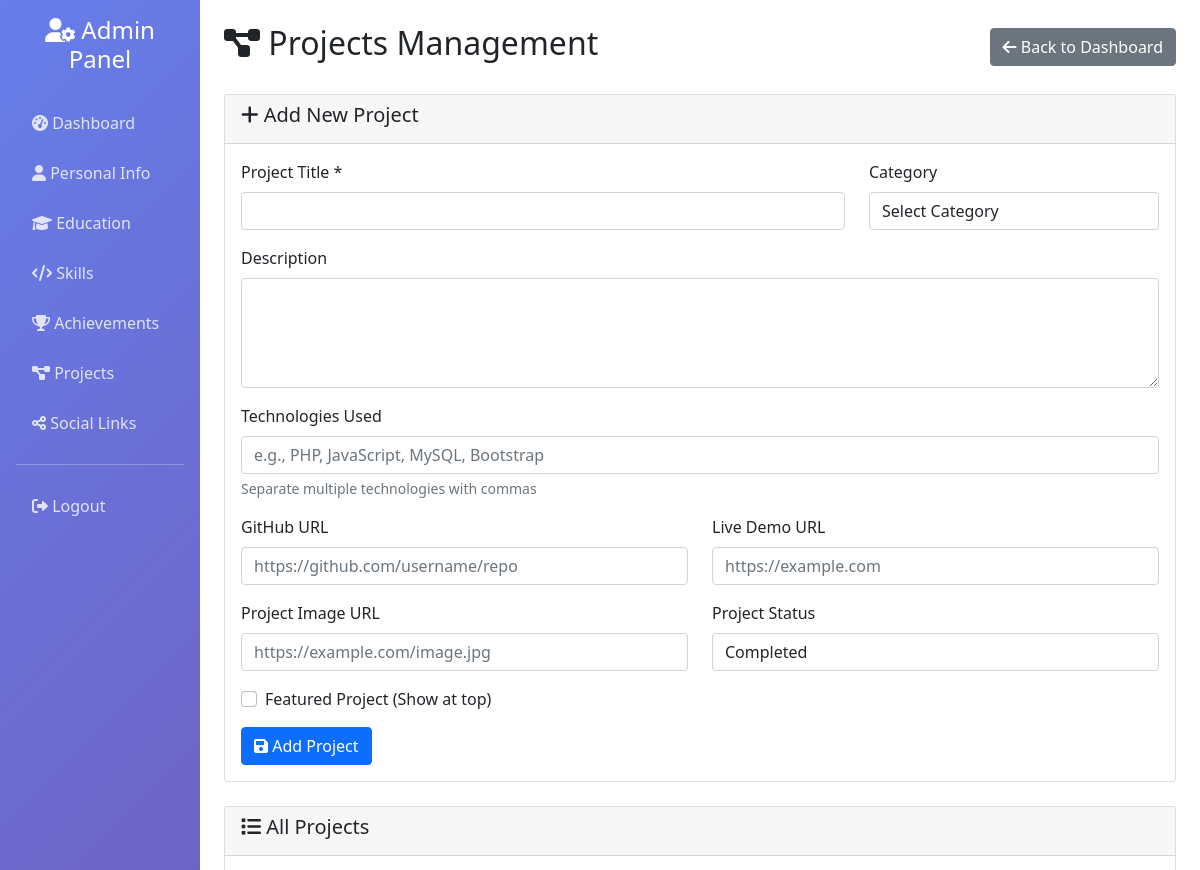
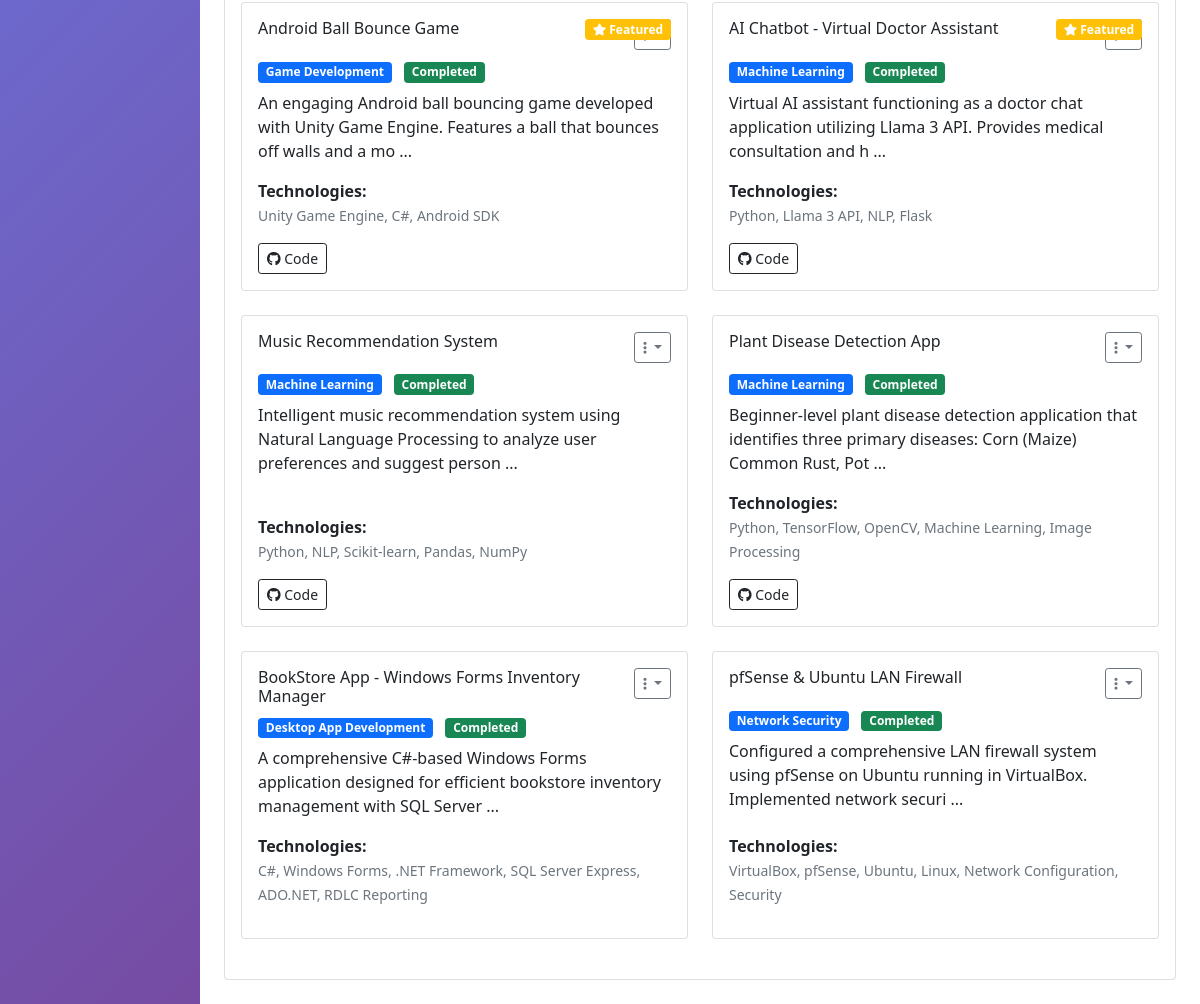
The page /admin/projects.php (signed in) on the database its author committed (2 pictures, top to bottom).
### tables this page shows
CREATE TABLE `projects` (
    `id` int(11) NOT NULL AUTO_INCREMENT,
    `title` varchar(200) NOT NULL,
    `category` varchar(100) DEFAULT NULL,
    `description` text DEFAULT NULL,
    `technologies` text DEFAULT NULL,
    `github_url` varchar(255) DEFAULT NULL,
    `live_url` varchar(255) DEFAULT NULL,
    `image` varchar(255) DEFAULT NULL,
    `status` varchar(50) DEFAULT 'completed',
    `featured` tinyint(1) DEFAULT 0,
    `start_date` date DEFAULT NULL,
    `end_date` date DEFAULT NULL,
    `created_at` timestamp NOT NULL DEFAULT CURRENT_TIMESTAMP,
    PRIMARY KEY (`id`)
);

### admin/projects.php (the view, shortened to what this page needs)
<?php
$database = new Database();
$conn = $database->getConnection();
$stmt = $conn->prepare("SELECT * FROM projects ORDER BY featured DESC, created_at DESC");
$stmt->execute();
$projects = $stmt->fetchAll(PDO::FETCH_ASSOC);
$edit_record = null;
?>
<!DOCTYPE html>
<html lang="en">
<head>
    <link href="https://cdn.jsdelivr.net/npm/bootstrap@5.1.3/dist/css/bootstrap.min.css" rel="stylesheet">
    <link href="https://cdnjs.cloudflare.com/ajax/libs/font-awesome/6.0.0/css/all.min.css" rel="stylesheet">
</head>
<body>
    <div class="container-fluid">
        <div class="row">
            <div class="col-md-2 sidebar p-3">
                <div class="text-center text-white mb-4">
                    <h4><i class="fas fa-user-cog"></i> Admin Panel</h4>
                </div>
                <nav class="nav flex-column">
                    <a class="nav-link" href="dashboard.php">
                        <i class="fas fa-tachometer-alt"></i> Dashboard
                    </a>
                    <a class="nav-link" href="personal_info.php">
                        <i class="fas fa-user"></i> Personal Info
                    </a>
                    <a class="nav-link" href="education.php">
                        <i class="fas fa-graduation-cap"></i> Education
                    </a>
                    <a class="nav-link" href="skills.php">
                        <i class="fas fa-code"></i> Skills
                    </a>
                    <a class="nav-link" href="achievements.php">
                        <i class="fas fa-trophy"></i> Achievements
                    </a>
                    <a class="nav-link active" href="projects.php">
                        <i class="fas fa-project-diagram"></i> Projects
                    </a>
                    <a class="nav-link" href="social_links.php">
                        <i class="fas fa-share-alt"></i> Social Links
                    </a>
                    <hr class="text-white">
                    <a class="nav-link" href="logout.php">
                        <i class="fas fa-sign-out-alt"></i> Logout
                    </a>
                </nav>
            </div>
            <div class="col-md-10 p-4">
                <div class="d-flex justify-content-between align-items-center mb-4">
                    <h2><i class="fas fa-project-diagram"></i> Projects Management</h2>
                    <a href="dashboard.php" class="btn btn-secondary">
                        <i class="fas fa-arrow-left"></i> Back to Dashboard
                    </a>
                </div>
                <div class="card mb-4">
                    <div class="card-header">
                        <h5>
                            <i class="fas fa-plus"></i>
                            <?php echo $edit_record ? 'Edit Project' : 'Add New Project'; ?>
                        </h5>
                    </div>
                    <div class="card-body">
                        <form method="POST">
                            <div class="row">
                                <div class="col-md-8 mb-3">
                                    <label for="title" class="form-label">Project Title *</label>
                                    <input type="text" class="form-control" id="title" name="title"
                                        value="<?php echo $edit_record ? $edit_record['title'] : ''; ?>" required>
                                </div>
                                <div class="col-md-4 mb-3">
                                    <label for="category" class="form-label">Category</label>
                                    <select class="form-control" id="category" name="category">
                                        <option value="">Select Category</option>
                                    </select>
                                </div>
                            </div>
                            <div class="mb-3">
                                <label for="description" class="form-label">Description</label>
                                <textarea class="form-control" id="description" name="description" rows="4"><?php echo $edit_record ? $edit_record['description'] : ''; ?></textarea>
                            </div>
                            <div class="mb-3">
                                <label for="technologies" class="form-label">Technologies Used</label>
                                <input type="text" class="form-control" id="technologies" name="technologies"
                                    value="<?php echo $edit_record ? $edit_record['technologies'] : ''; ?>"
                                    placeholder="e.g., PHP, JavaScript, MySQL, Bootstrap">
                                <div class="form-text">Separate multiple technologies with commas</div>
                            </div>
                            <div class="row">
                                <div class="col-md-6 mb-3">
                                    <label for="github_url" class="form-label">GitHub URL</label>
                                    <input type="url" class="form-control" id="github_url" name="github_url"
                                        value="<?php echo $edit_record ? $edit_record['github_url'] : ''; ?>"
                                        placeholder="https://github.com/username/repo">
                                </div>
                                <div class="col-md-6 mb-3">
                                    <label for="live_url" class="form-label">Live Demo URL</label>
                                    <input type="url" class="form-control" id="live_url" name="live_url"
                                        value="<?php echo $edit_record ? $edit_record['live_url'] : ''; ?>"
                                        placeholder="https://example.com">
                                </div>
                            </div>
                            <div class="row">
                                <div class="col-md-6 mb-3">
                                    <label for="image" class="form-label">Project Image URL</label>
                                    <input type="url" class="form-control" id="image" name="image"
                                        value="<?php echo $edit_record ? $edit_record['image'] : ''; ?>"
                                        placeholder="https://example.com/image.jpg">
                                </div>
                                <div class="col-md-6 mb-3">
                                    <label for="status" class="form-label">Project Status</label>
                                    <select class="form-control" id="status" name="status">
                                        <option value="completed" <?php echo ($edit_record && $edit_record['status'] == 'completed') ? 'selected' : ''; ?>>Completed</option>
                                    </select>
                                </div>
                            </div>
                            <div class="mb-3 form-check">
                                <input type="checkbox" class="form-check-input" id="featured" name="featured"
                                    <?php echo ($edit_record && $edit_record['featured']) ? 'checked' : ''; ?>>
                                <label class="form-check-label" for="featured">
                                    Featured Project (Show at top)
                                </label>
                            </div>
                            <div class="d-flex gap-2">
                                <button type="submit" class="btn btn-primary">
                                    <i class="fas fa-save"></i>
                                    <?php echo $edit_record ? 'Update' : 'Add'; ?> Project
                                </button>
                            </div>
                        </form>
                    </div>
                </div>
                <div class="card">
                    <div class="card-header">
                        <h5><i class="fas fa-list"></i> All Projects</h5>
                    </div>
                    <div class="card-body">
                        <?php if (empty($projects)): ?>
                            <div class="text-center text-muted py-4">
                                <i class="fas fa-project-diagram fa-3x mb-3"></i>
                                <p>No projects found. Add your first project above.</p>
                            </div>
                        <?php else: ?>
                            <div class="row">
                                <?php foreach ($projects as $project): ?>
                                    <div class="col-lg-6 mb-4">
                                        <div class="card h-100">
                                            <?php if ($project['featured']): ?>
                                                <div class="badge bg-warning position-absolute" style="top: 1rem; right: 1rem; z-index: 10;">
                                                    <i class="fas fa-star"></i> Featured
                                                </div>
                                            <?php endif; ?>
                                            <div class="card-body d-flex flex-column">
                                                <div class="d-flex justify-content-between align-items-start mb-2">
                                                    <h6 class="card-title mb-0"><?php echo htmlspecialchars($project['title']); ?></h6>
                                                    <div class="dropdown">
                                                        <button class="btn btn-sm btn-outline-secondary dropdown-toggle" type="button" data-bs-toggle="dropdown">
                                                            <i class="fas fa-ellipsis-v"></i>
                                                        </button>
                                                    </div>
                                                </div>
                                                <div class="mb-2">
                                                    <?php if ($project['category']): ?>
                                                        <span class="badge bg-primary me-2"><?php echo htmlspecialchars($project['category']); ?></span>
                                                    <?php endif; ?>
                                                    <?php
                                                    $status_colors = [
                                                        'completed' => 'success',
                                                        'in_progress' => 'warning',
                                                        'planning' => 'info',
                                                        'on_hold' => 'secondary'
                                                    ];
                                                    $status_color = $status_colors[$project['status']] ?? 'secondary';
                                                    ?>
                                                    <span class="badge bg-<?php echo $status_color; ?>">
                                                        <?php echo ucfirst(str_replace('_', ' ', $project['status'])); ?>
                                                    </span>
                                                </div>
                                                <?php if ($project['description']): ?>
                                                    <p class="card-text flex-grow-1">
                                                        <?php echo htmlspecialchars(substr($project['description'], 0, 120)); ?>
                                                        <?php if (strlen($project['description']) > 120): ?>...<?php endif; ?>
                                                    </p>
                                                <?php endif; ?>
                                                <?php if ($project['technologies']): ?>
                                                    <p class="card-text">
                                                        <strong>Technologies:</strong><br>
                                                        <small class="text-muted"><?php echo htmlspecialchars($project['technologies']); ?></small>
                                                    </p>
                                                <?php endif; ?>
                                                <div class="mt-auto">
                                                    <div class="d-flex gap-2">
                                                        <?php if ($project['github_url']): ?>
                                                            <a href="<?php echo $project['github_url']; ?>" target="_blank" class="btn btn-sm btn-outline-dark">
                                                                <i class="fab fa-github"></i> Code
                                                            </a>
                                                        <?php endif; ?>
                                                    </div>
                                                </div>
                                            </div>
                                        </div>
                                    </div>
                                <?php endforeach; ?>
                            </div>
                        <?php endif; ?>
                    </div>
                </div>
            </div>
        </div>
    </div>
</body>
</html>

### admin/projects.php (style rules this page uses)
.sidebar { min-height: 100vh; background: linear-gradient(135deg, #667eea 0%, #764ba2 100%); }
.sidebar .nav-link { color: rgba(255, 255, 255, 0.8); border-radius: 10px; margin: 5px 0; }

### rows shown on the page
projects: featured 1 (drawn), title "Android Ball Bounce Game", category "Game Development", status "Completed", description "An engaging Android ball bouncing game developed with Unity Game Engine. Features a ball that bounces off walls and a mo", technologies "Unity Game Engine, C#, Android SDK"
projects: featured 1 (drawn), title "AI Chatbot - Virtual Doctor Assistant", category "Machine Learning", status "Completed", description "Virtual AI assistant functioning as a doctor chat application utilizing Llama 3 API. Provides medical consultation and h", technologies "Python, Llama 3 API, NLP, Flask"
projects: title "Music Recommendation System", category "Machine Learning", status "Completed", description "Intelligent music recommendation system using Natural Language Processing to analyze user preferences and suggest person", technologies "Python, NLP, Scikit-learn, Pandas, NumPy"
projects: title "Plant Disease Detection App", category "Machine Learning", status "Completed", description "Beginner-level plant disease detection application that identifies three primary diseases: Corn (Maize) Common Rust, Pot", technologies "Python, TensorFlow, OpenCV, Machine Learning, Image Processing"
projects: title "BookStore App - Windows Forms Inventory Manager", category "Desktop App Development", status "Completed", description "A comprehensive C#-based Windows Forms application designed for efficient bookstore inventory management with SQL Server", technologies "C#, Windows Forms, .NET Framework, SQL Server Express, ADO.NET, RDLC Reporting"
projects: title "pfSense & Ubuntu LAN Firewall", category "Network Security", status "Completed", description "Configured a comprehensive LAN firewall system using pfSense on Ubuntu running in VirtualBox. Implemented network securi", technologies "VirtualBox, pfSense, Ubuntu, Linux, Network Configuration, Security"
